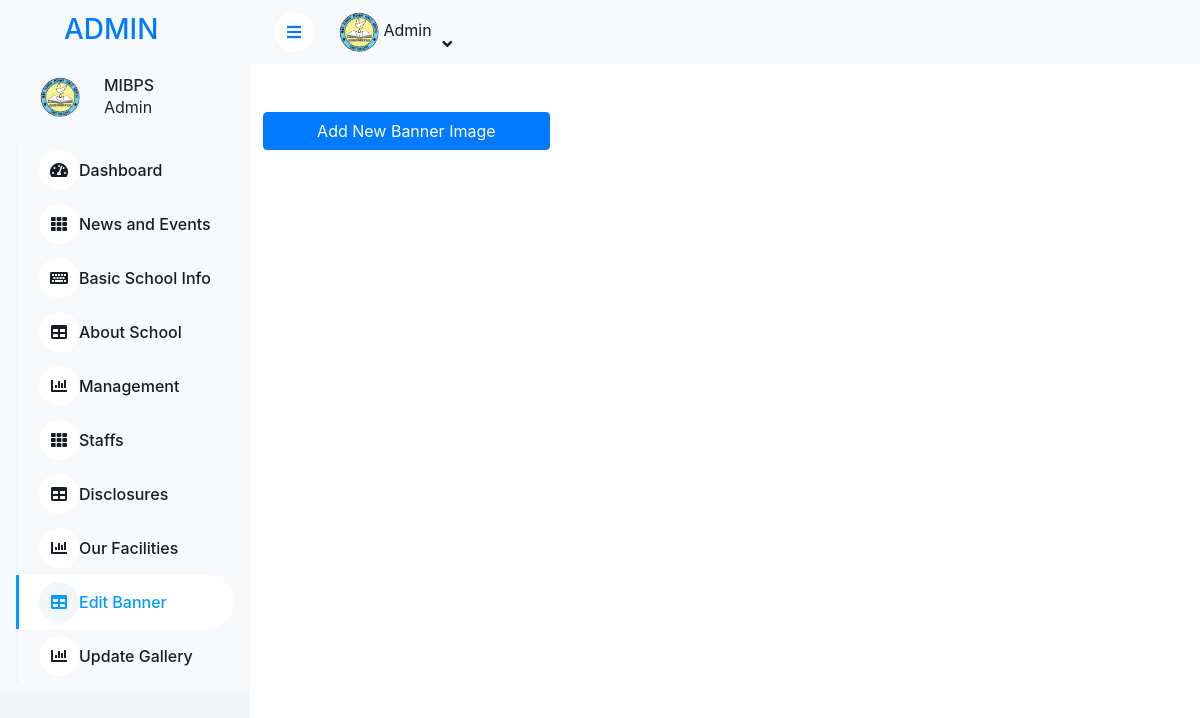
Before: /edit_banner/ (signed in) with the older database file.
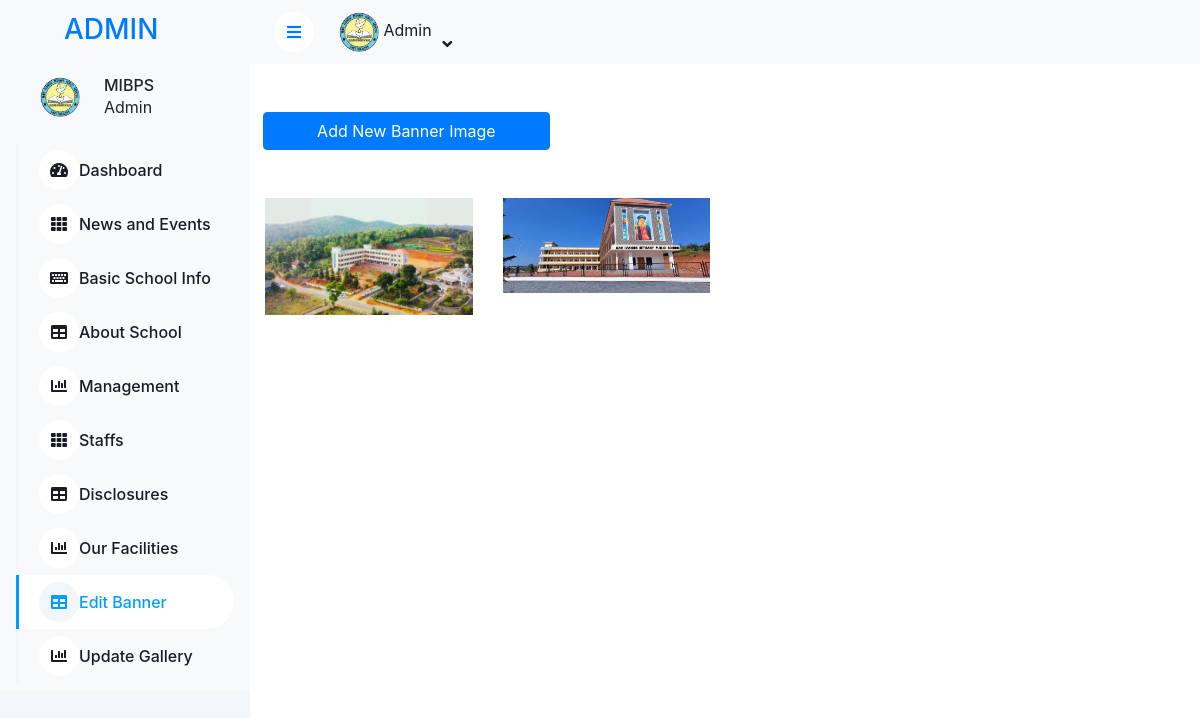
After: the same page with the newer database file.
### Home/models.py (models this page shows, shortened)
class BannerImage(models.Model):
    image = models.ImageField(upload_to='banner_images/')
    upload_date = models.DateTimeField(auto_now_add=True)

### Home/views.py (the view)
# urls.py: path('edit_banner/',views.edit_banner,name="edit_banner"),
@login_required
def edit_banner(request):
    banners = BannerImage.objects.all().order_by('-upload_date')
    return render(request,'admin1/edit_banner.html',{"banners":banners})

### Home/context_processors.py (called while the page is built)
def school_info(request):
    school_info = SchoolInfo.objects.first()  # Assuming there's only one entry
    return {'school_info': school_info}

### templates/admin1/edit_banner.html (shortened to what this page needs)
{% extends "admin1/admin_base.html" %}
{% load static %}
{% block content %}
<link rel="stylesheet" href="https://cdnjs.cloudflare.com/ajax/libs/magnific-popup.js/1.1.0/magnific-popup.css" />
<div class="container">
    <div class="row">
        <div class="col-4" style="margin-left: -50px;">
            <a href="{% url 'add_banner' %}">
                <button class="btn btn-primary mx-5 my-5" style="width: 100%;">Add New Banner Image</button>
            </a>
        </div>
    </div>
    <div class="portfolio-item row">
        {% for banner in banners %}
        <div class="col-lg-3 col-md-4 col-6 col-sm item">
            <div class="image-container">
                <a href="{{ banner.image.url }}" class="fancylight popup-btn">
                    <img class="img-fluid" src="{{ banner.image.url }}" alt="{{ banner.image.title }}">
                </a>
            </div>
        </div>
        {% endfor %}
    </div>
</div>
{% endblock content %}

Changed rows visible on the page:
added BannerImage: image (picture)
added BannerImage: image (picture)
